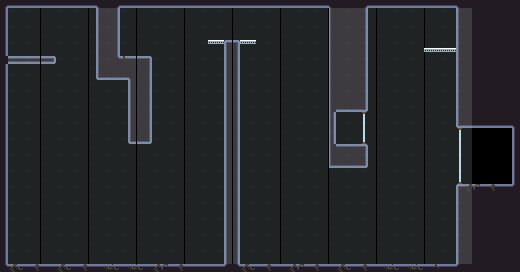

Below is a game level as drawn by its tile map, then a one-line description and the .tmx that defines it (tile-layer data replaced by summaries):
An orthogonal 65x34 tile map with 8x8 px tiles, 5 tile layers (Ground, Windows, OfficeBg, Branches, ...), 8 tilesets and 18 objects.

<map version="1.10" tiledversion="1.10.2" orientation="orthogonal" renderorder="right-down" width="65" height="34" tilewidth="8" tileheight="8" infinite="0" nextlayerid="12" nextobjectid="34">
 <tileset firstgid="1" source="../Tilesets/Rocks.tsx" />
 <tileset firstgid="37" source="../Tilesets/Branches.tsx" />
 <tileset firstgid="67" source="../Tilesets/Stalagtite.tsx" />
 <tileset firstgid="75" source="../Tilesets/Mechanics.tsx" />
 <tileset firstgid="94" source="../Tilesets/Decoration.tsx" />
 <tileset firstgid="110" source="../Tilesets/city.tsx" />
 <tileset firstgid="1760" source="../Tilesets/Windows.tsx" />
 <tileset firstgid="1769" source="../Tilesets/Semisolid.tsx" />
 <layer id="1" name="Ground" width="65" height="34">
  <data>[2210 cells, 578 non-empty, 16 distinct tile ids]</data>
 </layer>
 <layer id="10" name="Windows" width="65" height="34">
  <data>[2210 cells, 11 non-empty, 3 distinct tile ids]</data>
 </layer>
 <layer id="8" name="OfficeBg" width="65" height="34">
  <data>[2210 cells, 464 non-empty, 2 distinct tile ids]</data>
 </layer>
 <objectgroup id="4" name="Decoration">
  <object id="27" gid="100" x="104" y="263.5" width="44" height="32" />
  <object id="33" gid="101" x="270.667" y="264.333" width="8" height="12" />
 </objectgroup>
 <layer id="5" name="Branches" width="65" height="34">
  <data>[2210 cells, 66 non-empty, 7 distinct tile ids]</data>
 </layer>
 <objectgroup id="7" name="Mechanics">
  <object id="1" gid="78" x="25" y="55" width="8" height="12" />
  <object id="2" gid="86" x="141.5" y="55.0152" width="13" height="15" />
  <object id="3" gid="90" x="122.5" y="54.8333" width="16" height="16" />
  <object id="15" gid="91" x="10" y="57" width="40" height="48" />
  <object id="20" gid="86" x="342.313" y="143.813" width="13" height="15" />
  <object id="21" gid="86" x="433.5" y="46.5" width="13" height="15" />
  <object id="22" gid="87" x="98.4167" y="168.5" width="24" height="24">
   <properties>
    <property name="SetEndpoint" type="object" value="24" />
   </properties>
  </object>
  <object id="23" gid="87" x="303.5" y="193.5" width="24" height="24">
   <properties>
    <property name="SetEndpoint" type="object" value="25" />
   </properties>
  </object>
  <object id="24" gid="82" x="139.042" y="160.375" width="8" height="8" />
  <object id="25" gid="82" x="350.045" y="184.727" width="8" height="8" />
  <object id="26" gid="92" x="472.273" y="183.909" width="40" height="48" />
  <object id="28" gid="89" x="55" y="263.5" width="48" height="16" />
  <object id="29" gid="2147483733" x="42.5" y="262.5" width="9" height="17" />
  <object id="30" gid="85" x="372.333" y="262.667" width="9" height="17" />
  <object id="31" gid="109" x="328.667" y="264.667" width="41" height="33" />
  <object id="32" gid="89" x="280" y="263.333" width="48" height="16" />
 </objectgroup>
 <layer id="11" name="Semisolids" width="65" height="34">
  <data>[2210 cells, 8 non-empty, 1 distinct tile ids]</data>
 </layer>
</map>
